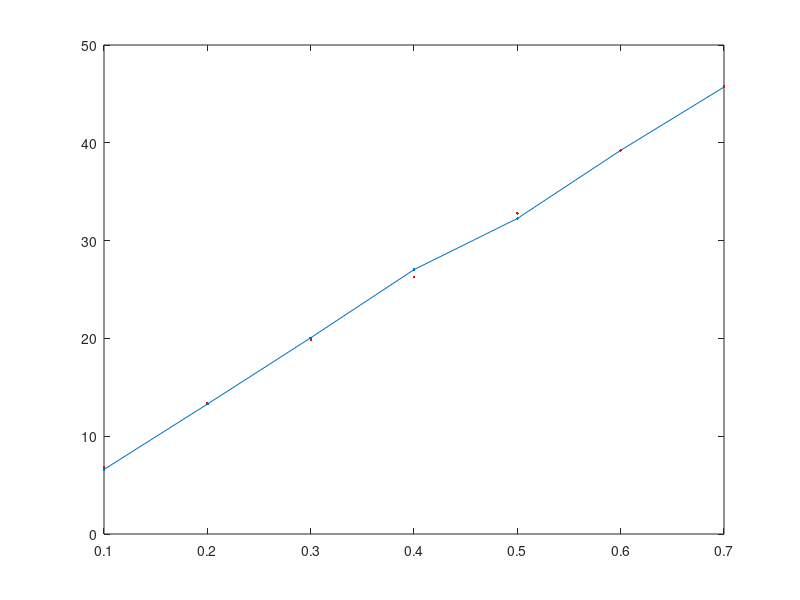

Reproduce this figure in MATLAB.

t1 = [6.6 13.28 20.06 27.03 32.26 39.23 45.7];
th = 0.1:0.1:0.7;

p=polyfit(th,t1,1);

tr = p(1)*th+p(2);

plot(th,t1,'.-')
hold on
plot(th,tr,'.r')
